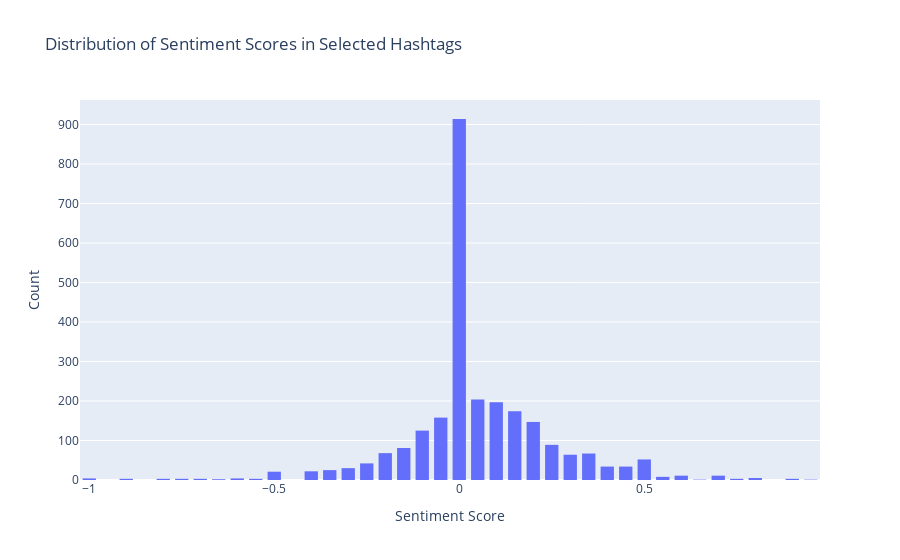

Here is the notebook cell this chart was saved with:
### Code cell
fig = go.Figure(data=[go.Histogram(x=df_sentiments['sentiment_score'], nbinsx=50,)])

# Update layout 
fig.update_layout(
    title_text='Distribution of Sentiment Scores in Selected Hashtags', 
    xaxis_title_text='Sentiment Score', 
    yaxis_title_text='Count', 
    bargap=0.2, 
    bargroupgap=0.1, # gap between bars of the same location coordinates
    height=800
)

fig.show()

### Figure 1 — Plotly figure (JSON) as saved in the notebook; plotly's stock layout.template omitted (floating-point values rounded to 4 significant figures; data arrays with more than 128 entries replaced by an {"elided": "..."} marker saying what was removed)
{"data": [{"nbinsx": 50, "type": "histogram", "x": {"elided": "2616 float values"}}], "layout": {"autosize": true, "bargap": 0.2, "bargroupgap": 0.1, "title": {"text": "Distribution of Sentiment Scores in Selected Hashtags"}, "xaxis": {"autorange": true, "range": [-1.025, 0.975], "title": {"text": "Sentiment Score"}, "type": "linear"}, "yaxis": {"autorange": true, "range": [0, 962.1], "title": {"text": "Count"}}}}
